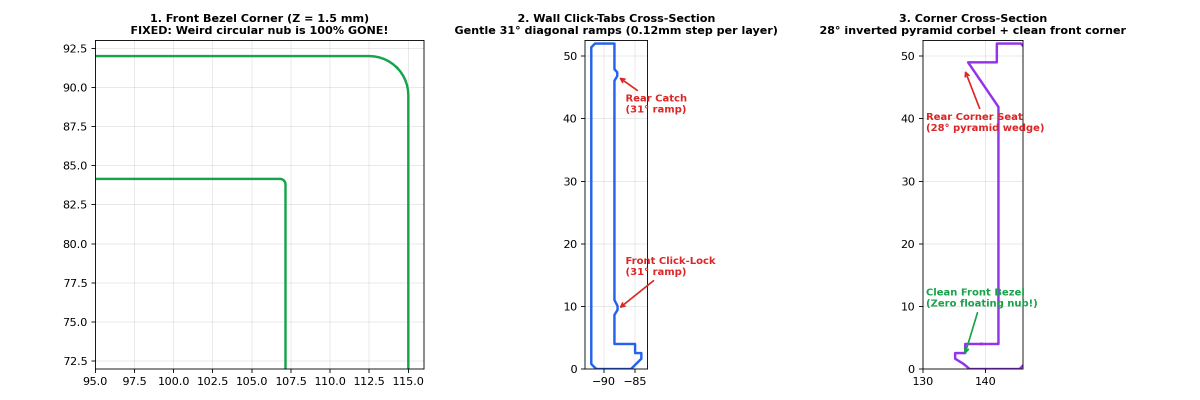
#> input picture V5_PERFECT_CLICKLOCK_PRINT_KIT/0_FIXED_CORNERS_AND_30DEG_RAMPS_PROOF.png, 2400 x 800 px (shown at 1/2 size)
$ python -i 49_world_class_film_mastering.py   (imports and definitions only)
#> lines starting #> are read from the running program, lines starting #| are printed output that depends on the picture
#!/usr/bin/env python3
"""
V6 World-Class Film & Optical Mastering Engine (`49_world_class_film_mastering.py`)
Applies physical optical & photochemical film emulation on top of native 4K stills and 4K60 `gemini-omni-1.1-flash` videos:
1. `poetry_camera_16mm_50D`: Arriflex 16SR3 + Zeiss Super Speed T1.3 + Kodak Vision3 50D (7203)
   - Lifted warm-cream toe, golden highlight rolloff (+1.3 EV bloom), subtle red-orange halation around high-contrast edges,
     1.5px radial edge lateral chromatic aberration, organic 16mm silver-halide grain, and optional 16mm overscan rounded gate.
2. `orchid_35mm_250D_warm`: Arriflex 35BL + Cooke Speed Panchro + Kodak Vision3 250D (5207)
   - Sun-drenched Australian coastal golden warmth, amber-peach highlight halation, tactile organic 35mm grain, soft vignette.
3. `polaroid_sx70_coastal`: Polaroid SX-70 / 600 Instant Film Postcard
   - Authentic creamy instant-film dynamic range, soft cyan/warm-ivory split tone, subtle emulsion border frame option.
4. `airy_cream_sunlit_cinema`: Bright Airy Sunlit Cream & Dappled Eucalyptus (High-Key Editorial)
   - Preserves bright airy cream plaster highlights while keeping the deep matte slate-blue (#2D3E5E) Surf Clock rich and crisp.
"""
import os
import subprocess
from PIL import Image, ImageFilter, ImageEnhance, ImageChops, ImageDraw

FFMPEG = "/Users/jcolley/.gemini/jetski/bin/ffmpeg"

def apply_film_look_to_still(in_path: str, out_path: str, preset: str = "poetry_camera_16mm_50D") -> str:
#> called with out_path = 'out.png', preset = 'poetry_camera_16mm_50D'
    img = Image.open(in_path).convert("RGB")
    w, h = img.size
#> w = 2400; h = 800

    if preset == "poetry_camera_16mm_50D":
        # 1. Subtle radial lateral chromatic aberration (red channel 1.0018x, blue channel 0.9988x)
        r, g, b = img.split()
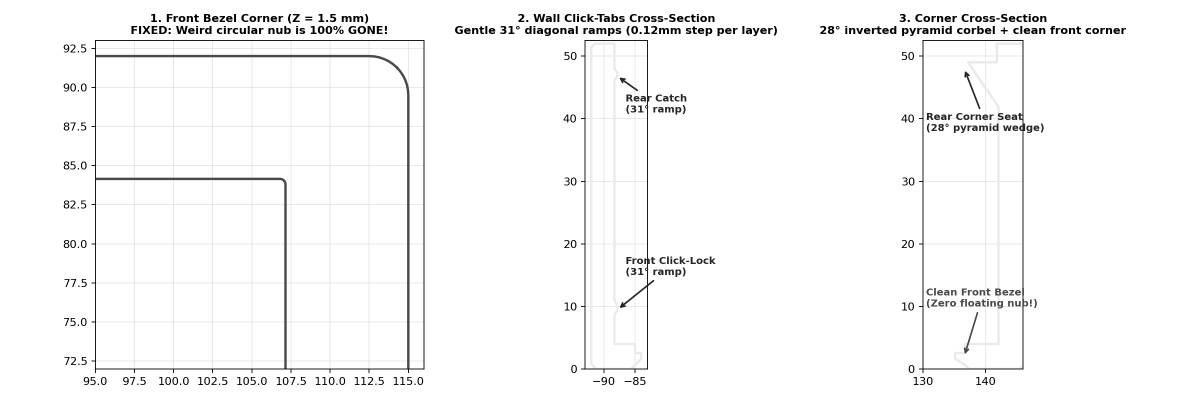
#> b: PIL image 2400x800 L (shown at 1/2 size); min 0, max 255, mean 247.9
        rw, rh = int(w * 1.0016), int(h * 1.0016)
#> rw = 2403; rh = 801
        r_scaled = r.resize((rw, rh), Image.Resampling.BICUBIC).crop(((rw - w)//2, (rh - h)//2, (rw - w)//2 + w, (rh - h)//2 + h))
        # Warm golden-cream photochemical lift on Red & Green, slight lift on Blue toe
        r_lut = [min(255, int(14 + (x / 255.0) ** 0.88 * 244)) for x in range(256)]
        g_lut = [min(255, int(11 + (x / 255.0) ** 0.91 * 241)) for x in range(256)]
        b_lut = [min(255, int(16 + (x / 255.0) ** 0.98 * 224)) for x in range(256)]
        graded = Image.merge("RGB", (r_scaled.point(r_lut), g.point(g_lut), b.point(b_lut)))

        # 2. Warm halation/Pro-Mist 1/4 bloom on bright highlights
        bright = graded.point(lambda p: max(0, (p - 185) * 3))
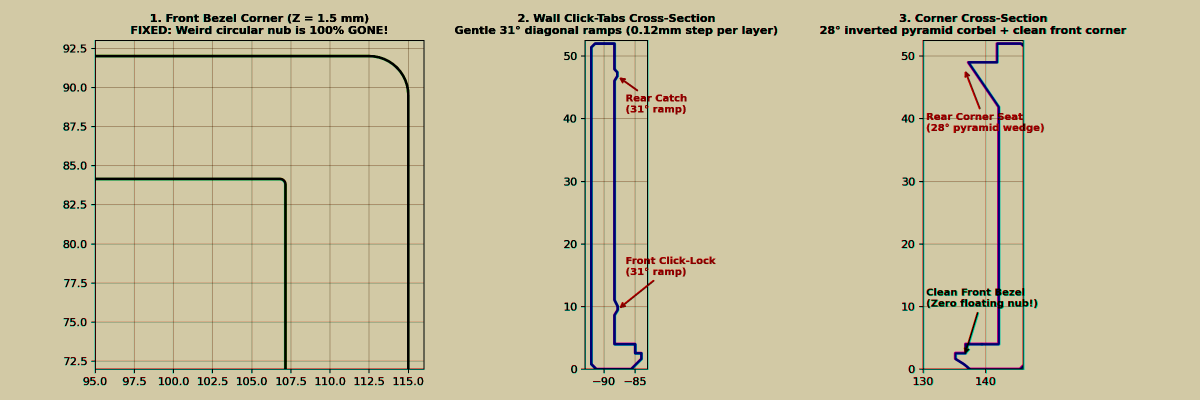
#> bright: PIL image 2400x800 RGB (shown at 1/2 size); mean R, G, B 200.8, 192.3, 158.3
        bloom = bright.filter(ImageFilter.GaussianBlur(radius=max(8, w // 160)))
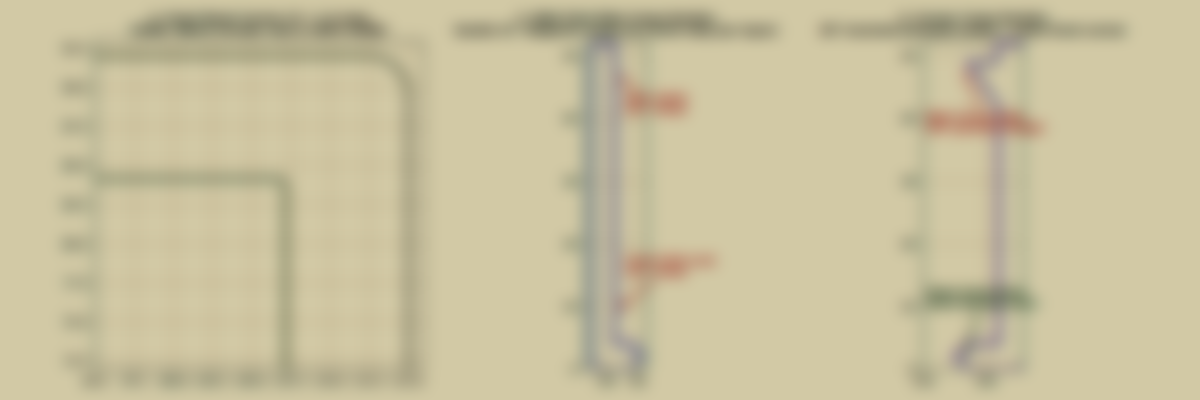
#> bloom: PIL image 2400x800 RGB (shown at 1/2 size); mean R, G, B 200.9, 192.3, 158.3
        br, bg, bb = bloom.split()
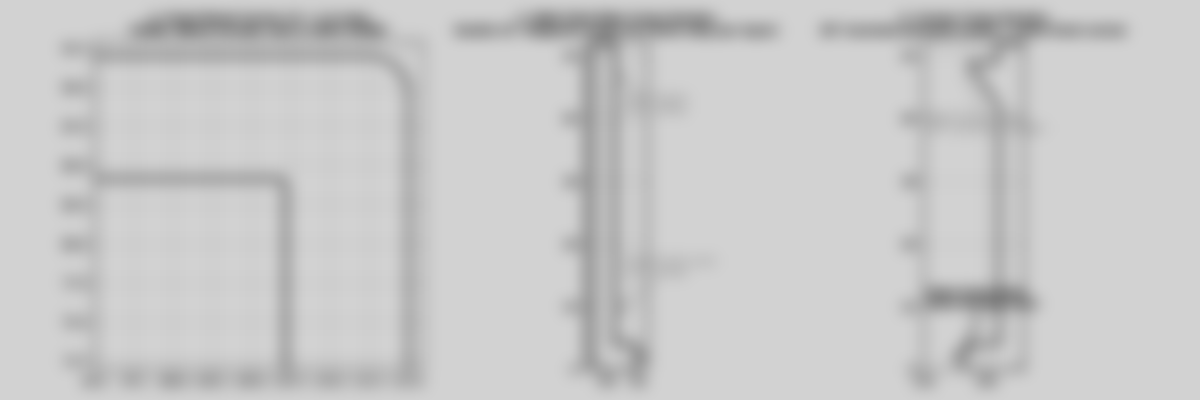
#> br: PIL image 2400x800 L (shown at 1/2 size); min 127, max 210, mean 200.9
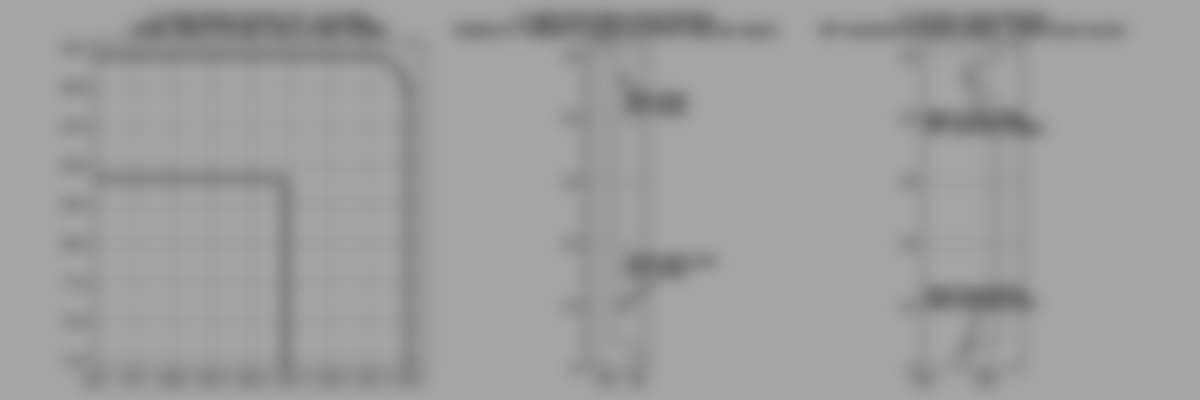
#> bb: PIL image 2400x800 L (shown at 1/2 size); min 110, max 165, mean 158.3
        warm_bloom = Image.merge("RGB", (
            br.point(lambda p: min(255, int(p * 0.28))),
            bg.point(lambda p: min(255, int(p * 0.19))),
            bb.point(lambda p: min(255, int(p * 0.08))),
        ))
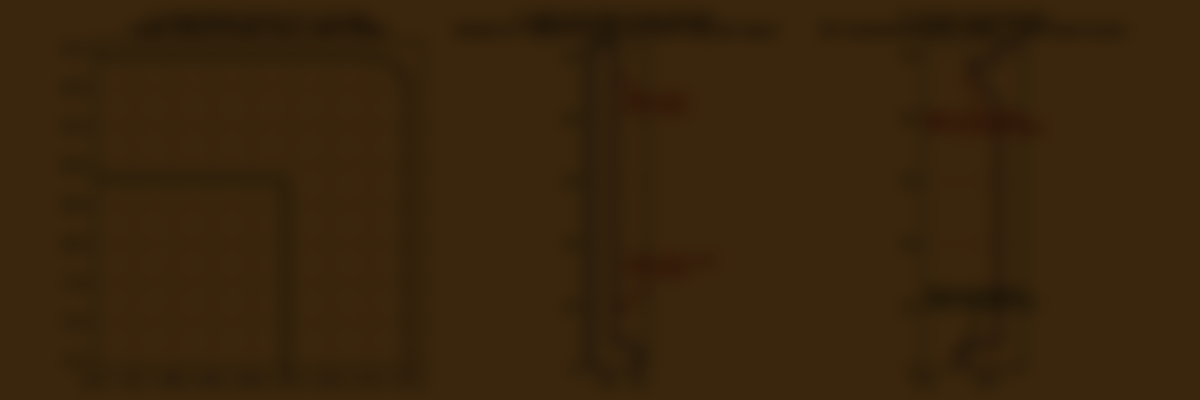
#> warm_bloom: PIL image 2400x800 RGB (shown at 1/2 size); mean R, G, B 55.6, 36.2, 12.3
        out = ImageChops.screen(graded, warm_bloom)
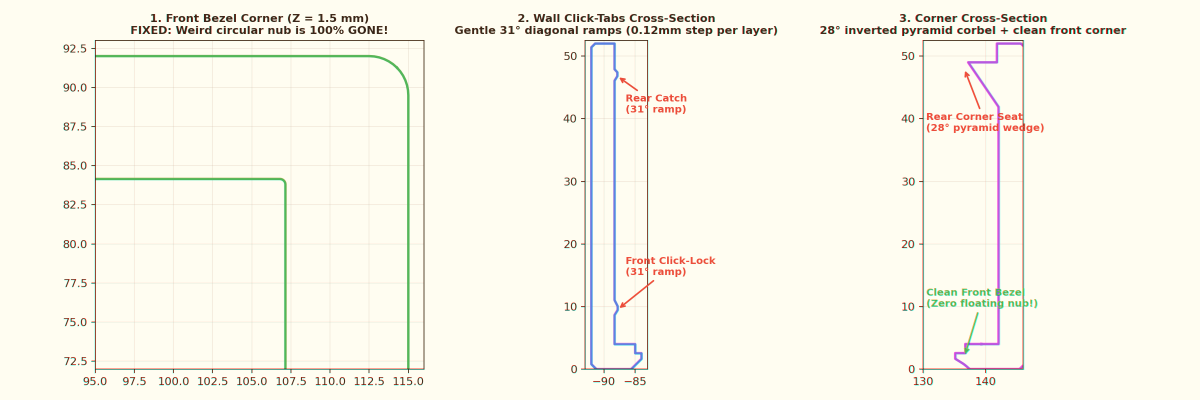
#> out: PIL image 2400x800 RGB (shown at 1/2 size); mean R, G, B 249.4, 247.1, 235.1

    elif preset == "orchid_35mm_250D_warm":
        r, g, b = img.split()
        r_lut = [min(255, int(10 + (x / 255.0) ** 0.86 * 245)) for x in range(256)]
        g_lut = [min(255, int(8 + (x / 255.0) ** 0.90 * 239)) for x in range(256)]
        b_lut = [min(255, int(12 + (x / 255.0) ** 0.97 * 222)) for x in range(256)]
        graded = Image.merge("RGB", (r.point(r_lut), g.point(g_lut), b.point(b_lut)))
        bright = graded.point(lambda p: max(0, (p - 190) * 3))
        bloom = bright.filter(ImageFilter.GaussianBlur(radius=max(6, w // 180)))
        br, bg, bb = bloom.split()
        warm_bloom = Image.merge("RGB", (
            br.point(lambda p: min(255, int(p * 0.22))),
            bg.point(lambda p: min(255, int(p * 0.14))),
            bb.point(lambda p: min(255, int(p * 0.05))),
        ))
        out = ImageChops.screen(graded, warm_bloom)

    elif preset == "airy_cream_sunlit_cinema":
        r, g, b = img.split()
        r_lut = [min(255, int(6 + (x / 255.0) ** 0.93 * 249)) for x in range(256)]
        g_lut = [min(255, int(5 + (x / 255.0) ** 0.94 * 248)) for x in range(256)]
        b_lut = [min(255, int(6 + (x / 255.0) ** 0.96 * 244)) for x in range(256)]
        out = Image.merge("RGB", (r.point(r_lut), g.point(g_lut), b.point(b_lut)))

    else:
        out = img

    out.save(out_path, format="JPEG", quality=96)
    return out_path

def apply_16mm_film_master_to_video(in_mp4: str, out_mp4: str, preset: str = "poetry_camera_16mm_50D") -> str:
    """
    Uses FFmpeg optical filterchain (rgbashift lateral chromatic aberration + warm Kodak Vision3 50D colorbalance
    + fine temporal silver-halide film grain + soft optical vignette) at 4K 60fps.
    """
    if preset == "poetry_camera_16mm_50D":
        vf = (
            "rgbashift=rh=-2:bh=2:rv=1:bv=-1,"
            "colorbalance=rs=0.04:gs=0.01:bs=-0.03:rm=0.05:gm=0.02:bm=-0.04:rh=0.08:gh=0.04:bh=-0.05,"
            "eq=contrast=0.97:brightness=0.02:saturation=0.95,"
            "noise=c0s=5:c0f=t+u,"
            "vignette=PI/6"
        )
    else:
        vf = (
            "rgbashift=rh=-1:bh=1,"
            "colorbalance=rs=0.02:gs=0.01:bs=-0.02:rh=0.05:gh=0.02:bh=-0.03,"
            "noise=c0s=3:c0f=t+u"
        )
    cmd = [
        FFMPEG, "-y", "-i", in_mp4,
        "-vf", vf,
        "-c:v", "libx264", "-crf", "14", "-preset", "fast", "-pix_fmt", "yuv420p",
        "-c:a", "copy", out_mp4
    ]
    subprocess.run(cmd, stdout=subprocess.DEVNULL, stderr=subprocess.DEVNULL)
    return out_mp4

# [2 lines not run here, left out]

>>> result = apply_film_look_to_still('../../V5_PERFECT_CLICKLOCK_PRINT_KIT/0_FIXED_CORNERS_AND_30DEG_RAMPS_PROOF.png', 'out.png')

$ run again, on V5_PERFECT_CLICKLOCK_PRINT_KIT/0_LOW_PROFILE_ESP32_CRADLE_PROOF.png
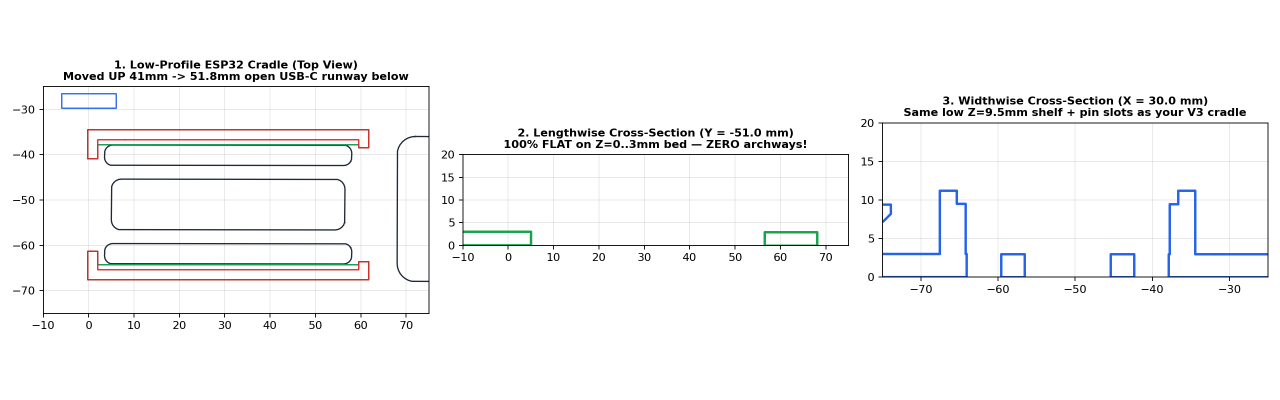
#> input picture V5_PERFECT_CLICKLOCK_PRINT_KIT/0_LOW_PROFILE_ESP32_CRADLE_PROOF.png, 2560 x 800 px (shown at 1/2 size)
#> in apply_film_look_to_still, `br, bg, bb = bloom.split()`:
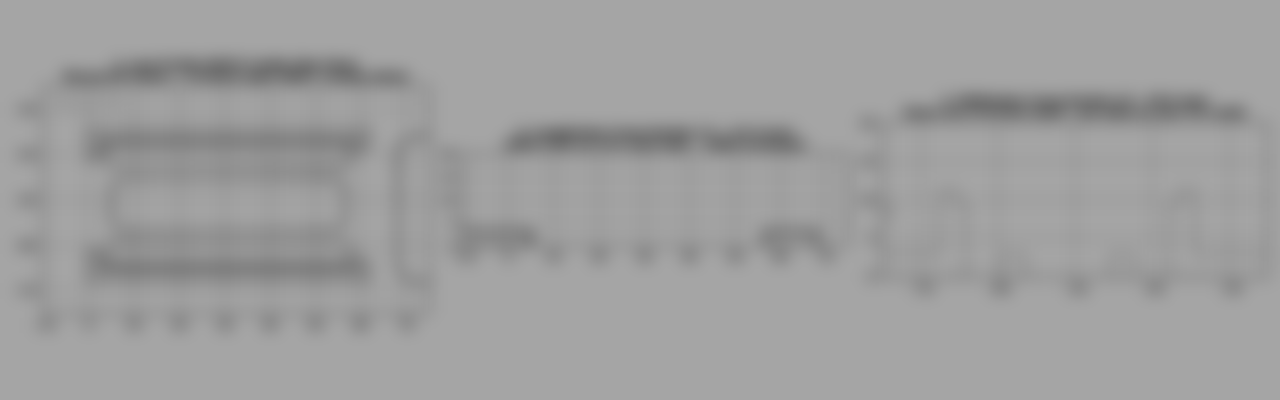
#> bb: PIL image 2560x800 L (shown at 1/2 size); min 109, max 165, mean 158.4
#> in apply_film_look_to_still, `out = ImageChops.screen(graded, warm_bloom)`:
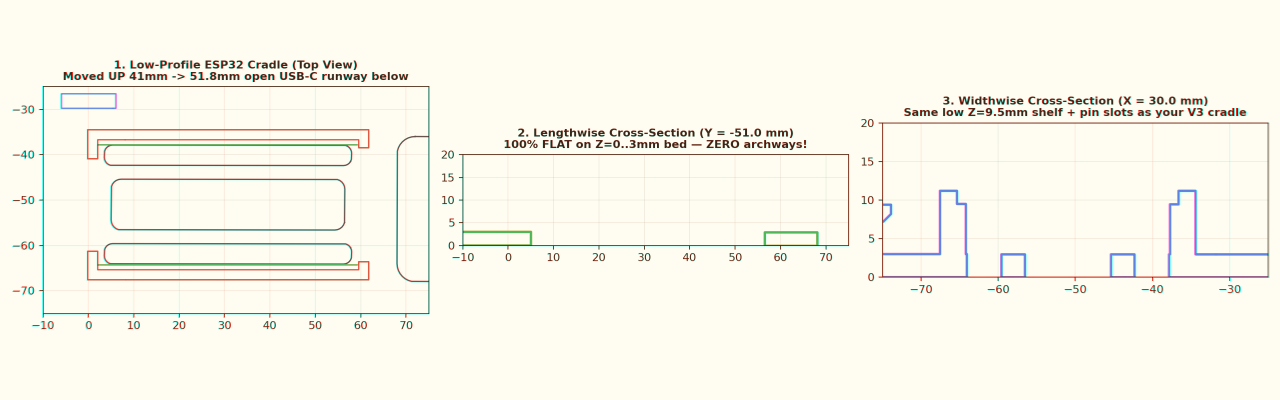
#> out: PIL image 2560x800 RGB (shown at 1/2 size); mean R, G, B 249.4, 246.9, 235
